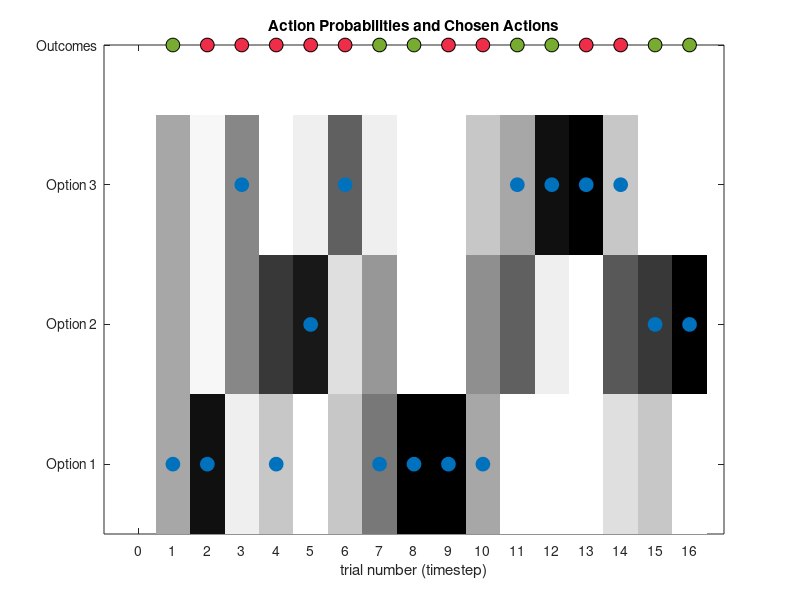

This chart was generated by the following MATLAB code:
% RL 2: Rescorla-Wagner (RW) 1 learning rate (LR) + 1 forgeting rate (FR) model 
% 
% Simulation & plotting script for the three-armed bandit (TAB) task 

%% Set up
% Example block probabilities for a single block.
BlockProbs = [0.4937 0.8078 0.6343; % win probability
              0.5063 0.1922 0.3657];% loss probability

% RW 1LR + 1FR model parameters
% 1) learning rate (range between 0 and 1)
params.alpha = 0.5;
% 2) forgetting rate (range between 0 and 1)
params.psi = 0.25;
% 3) information bonus (any real value)
params.gamma = 0.01;
% 4) inverse temperature (range > 0)
params.beta = 6;

%% Run simulation

% For a decision task with N choices.
N_CHOICES = 3;
% Total number of trials (T) per block.
T = 16;

% Set up vectors with dimensions for both time and number of choices to keep track of
% components of choice value over time:
expected_value_w_info = zeros(N_CHOICES, T);    % overall expected value
expected_reward_value = zeros(N_CHOICES, T);    % value of expected reward
expected_info_value = zeros(N_CHOICES, T);      % value of expected information gain
last_chosen = zeros(N_CHOICES, T);              % trial number where an action was last taken 

% Represents the probability distribution (P) over choices on each trial.
P = zeros(N_CHOICES, T);

% Empty vectors to store stimulated choices, rewards, action probabilities, and
% prediction error.
sim_choices = zeros(1, T);
sim_rewards = zeros(1, T);
action_probabilities = zeros(1, T);
prediction_error_sequence = zeros(1,T);

% For each trial (timestep)...
for t = 1:T
    
    % Compute expected value for each option.
    expected_info_value(:, t) = (t-last_chosen(:,t));
    expected_value_w_info(:, t) = expected_reward_value(:, t) + params.gamma*expected_info_value(:, t);
    
    % Compute action probabilities.
    P(:, t) = exp(params.beta * expected_value_w_info(:, t)) / sum(exp(params.beta * expected_value_w_info(1:N_CHOICES, t)));
    
    % Simulate actions.
    choice_at_t = find(rand < cumsum(P(:,t)),1);
    sim_choices(1,t) = choice_at_t;
    
    % Store the probability of chosen action on current trial.
    action_probabilities(t) = P(choice_at_t, t);
    
    % Copy previous values (to keep unchosen choices at
    % the same value from the previous timestep).
    expected_reward_value(:, t + 1) = expected_reward_value(:, t);
    last_chosen(:, t + 1) = last_chosen(:, t);
    last_chosen(choice_at_t, t + 1) = t;
    
    % Simulate rewards.
    outcome = find(rand < cumsum(BlockProbs(:, choice_at_t)), 1); % 1: win, 2: loss
    sim_rewards(1, t) =  -1 * (outcome -2); % 1: win, 0: loss
    
    % Compute prediction error.
    if sim_rewards(1, t) == 1
        prediction_error = sim_rewards(1, t) - expected_reward_value(choice_at_t, t);
    elseif sim_rewards(1, t) == 0
        reward_trans = -1; % transform loss value to -1
        prediction_error = reward_trans - expected_reward_value(choice_at_t, t);
    end
    
    % Update expected reward value of the chosen option.
    expected_reward_value(choice_at_t, t+1) = expected_reward_value(choice_at_t, t) + params.alpha*prediction_error;
    
    % Forgetting for unchosen options.
    unchose_opt_ls = find([1 2 3] ~= choice_at_t);
    expected_reward_value(unchose_opt_ls, t+1) = (1-params.psi)*(expected_reward_value(unchose_opt_ls, t));

    % Store the value of prediction error.
    prediction_error_sequence(t) = prediction_error;
    
    % Trims final value in expected reward value (is an extra value beyond
    % trials).
    expected_reward_value = expected_reward_value(:, 1:T);
    
end

%% Plotting
% Plot the choices(blue), outcomes(green/red), and action probabilties (gray scale; darker = higher probability) 
% of all options across trials (timestep).
col = {[0, 0.4470, 0.7410], ...       % blue
       [0.4660, 0.6740, 0.1880], ...  % green
       [0.9350, 0.1780, 0.2840], ...  % red
      };                    
cols = [0:1/32:1; 0:1/32:1; 0:1/32:1]';
MarkerSize = 10;

figure(1)
for i = 1:T
    if sim_rewards(1, i) == 1
        plot(i,4,'o','MarkerSize',MarkerSize,"MarkerEdgeColor", 'black','MarkerFaceColor',col{2})
        hold on
    else
        plot(i,4,'o','MarkerSize',MarkerSize,"MarkerEdgeColor", 'black','MarkerFaceColor',col{3})
        hold on
    end
end

imagesc([1 - P]); colormap(cols) , hold on
plot([sim_choices],'o','MarkerSize',MarkerSize,"MarkerEdgeColor", col{1},'MarkerFaceColor',col{1})
xlabel("trial number (timestep)")
title('Action Probabilities and Chosen Actions')
xlim([-1,T+1])
set(gca, 'XTick', [0:T]),
set(gca, 'YTick', [1:4]), set(gca, 'YTickLabel', {'Option 1','Option 2','Option 3' 'Outcomes' })
